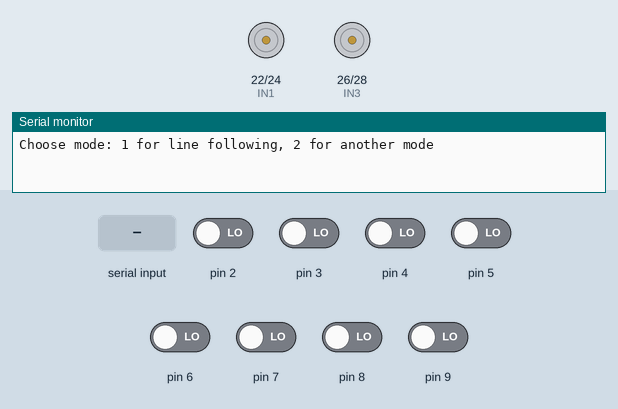
Simulated run of this sketch. Board: Arduino Mega 2560, built with avr-gcc and run on an emulated ATmega2560. Parts: motor-driver pin pairs drawn as motors (green arrow = first pin HIGH = forward, orange = second pin HIGH = backward, longer = more drive, scaled by the enable pin), the last lines printed to the serial monitor. The inputs (shaded band) are chosen by the test bench; at power-on: pin 2–9 LOW.

Above: at 1.0 s.
1.1 s: "90,45\n" received over Serial
3.5 s: pin 2 driven HIGH
At 4.5 s:
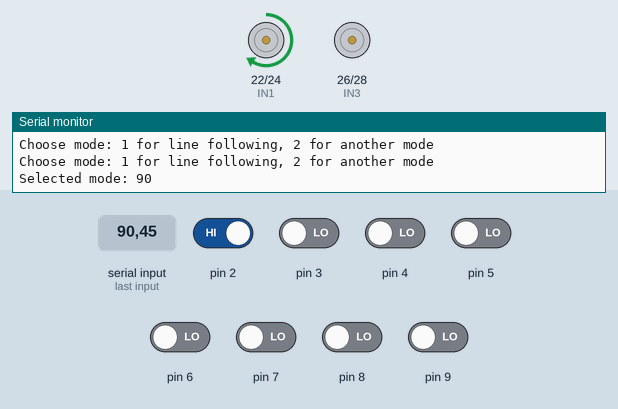
5.0 s: pin 2 driven LOW and pin 5 driven HIGH
At 5.7 s:
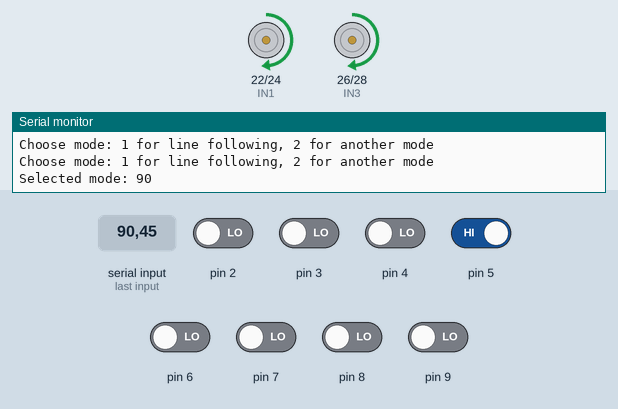
6.5 s: pin 4 driven HIGH
At 6.8 s:
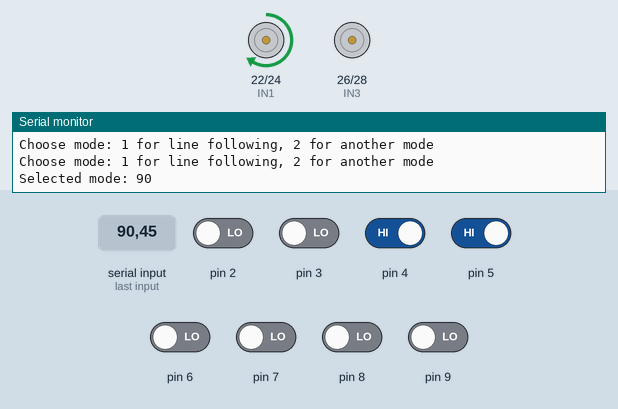
8.0 s: pin 4 driven LOW
At 9.1 s:
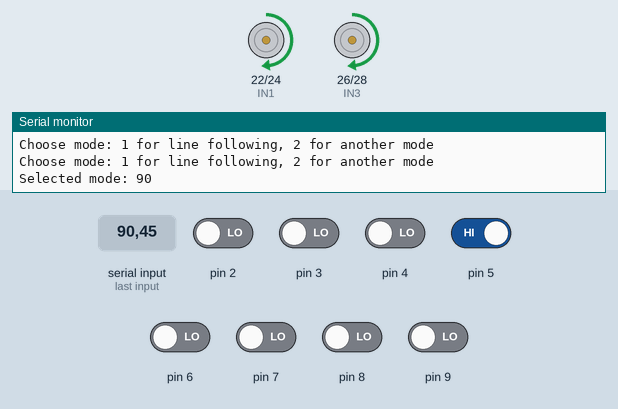
9.5 s: pin 5 driven LOW
At 10.3 s:
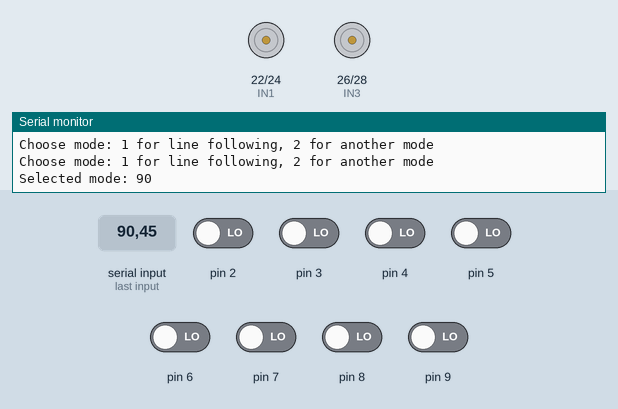
Timing chart, 0 to 12.0 s (numbered marks = the images above; inputs shaded):
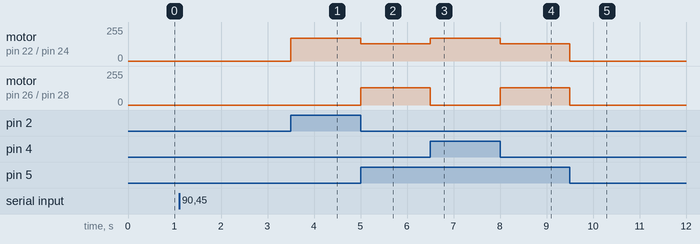

The sketch:

LINETable_.ino
```cpp
///////////


#include <Arduino.h>

int s1;
int s2;
int s3;
int s4;
int s5;
int s6;
int s7;
int s8;

const int ENA = 10;
const int IN1 = 22;
const int IN2 = 24;
const int ENB = 11;
const int IN3 = 26;
const int IN4 = 28;

int mode = 0; // Variable to store the selected mode

void setup()
{
  pinMode(2, INPUT);
  pinMode(3, INPUT);
  pinMode(4, INPUT);
  pinMode(5, INPUT);
  pinMode(6, INPUT);
  pinMode(7, INPUT);
  pinMode(8, INPUT);
  pinMode(9, INPUT);

  pinMode(IN1, OUTPUT);
  pinMode(IN2, OUTPUT);
  pinMode(IN3, OUTPUT);
  pinMode(IN4, OUTPUT);
  Serial.begin(9600);

  // Wait for serial input to choose mode
  while (!Serial.available()) {
    Serial.println("Choose mode: 1 for line following, 2 for another mode");
    delay(1000);
  }
  mode = Serial.parseInt();
  Serial.print("Selected mode: ");
  Serial.println(mode);
}

void loop()
{
  s1 = digitalRead(2);
  s2 = digitalRead(3);
  s3 = digitalRead(4);
  s4 = digitalRead(5);
  s5 = digitalRead(6);
  s6 = digitalRead(7);
  s7 = digitalRead(8);
  s8 = digitalRead(9);

  // Line following
  lineFollow();
}

void lineFollow() {
  // Reading sensor values
  s1 = digitalRead(2);
  s2 = digitalRead(3);
  s3 = digitalRead(4);
  s4 = digitalRead(5);
  s5 = digitalRead(6);
  s6 = digitalRead(7);
  s7 = digitalRead(8);
  s8 = digitalRead(9);

  // Black = 1, White = 0

  // Forward
  if (
    ((s1 == 0) && (s2 == 0) && (s3 == 0) && (s4 == 1) && (s5 == 1) && (s6 == 0) && (s7 == 0) && (s8 == 0)) ||
    ((s1 == 0) && (s2 == 0) && (s3 == 0) && (s4 == 1) && (s5 == 0) && (s6 == 0) && (s7 == 0) && (s8 == 0)) ||
    ((s1 == 0) && (s2 == 0) && (s3 == 0) && (s4 == 0) && (s5 == 1) && (s6 == 0) && (s7 == 0) && (s8 == 0)) ||
    ((s1 == 0) && (s2 == 0) && (s3 == 1) && (s4 == 1) && (s5 == 1) && (s6 == 1) && (s7 == 0) && (s8 == 0)) ||
    ((s1 == 0) && (s2 == 1) && (s3 == 1) && (s4 == 1) && (s5 == 1) && (s6 == 1) && (s7 == 1) && (s8 == 0))
  ) {
    forward();
  }
  // Right
  else if
    (

  ((s1==0)&&(s2==0)&&(s3==0)&&(s4==0)&&(s5==0)&&(s6==0)&&(s7==0)&&(s8==1))||
  ((s1==0)&&(s2==0)&&(s3==0)&&(s4==0)&&(s5==0)&&(s6==0)&&(s7==1)&&(s8==1))||
  ((s1==0)&&(s2==0)&&(s3==0)&&(s4==0)&&(s5==0)&&(s6==0)&&(s7==1)&&(s8==0))||
  ((s1==0)&&(s2==0)&&(s3==0)&&(s4==0)&&(s5==0)&&(s6==1)&&(s7==1)&&(s8==0))||
  ((s1==0)&&(s2==0)&&(s3==0)&&(s4==0)&&(s5==0)&&(s6==1)&&(s7==0)&&(s8==0))||
  ((s1==0)&&(s2==0)&&(s3==0)&&(s4==0)&&(s5==1)&&(s6==1)&&(s7==0)&&(s8==0))||

  ((s1==0)&&(s2==1)&&(s3==1)&&(s4==1)&&(s5==1)&&(s6==1)&&(s7==1)&&(s8==1))||
  ((s1==0)&&(s2==0)&&(s3==1)&&(s4==1)&&(s5==1)&&(s6==1)&&(s7==1)&&(s8==1))||

  ((s1==0)&&(s2==0)&&(s3==0)&&(s4==1)&&(s5==1)&&(s6==1)&&(s7==1)&&(s8==1))||
  ((s1==0)&&(s2==0)&&(s3==0)&&(s4==0)&&(s5==1)&&(s6==1)&&(s7==1)&&(s8==1))||
  ((s1==0)&&(s2==0)&&(s3==0)&&(s4==0)&&(s5==0)&&(s6==1)&&(s7==1)&&(s8==1))||
  ((s1==0)&&(s2==0)&&(s3==0)&&(s4==0)&&(s5==0)&&(s6==0)&&(s7==1)&&(s8==1))||
  ((s1==0)&&(s2==0)&&(s3==0)&&(s4==0)&&(s5==0)&&(s6==0)&&(s7==0)&&(s8==1))||
  ((s1==0)&&(s2==0)&&(s3==0)&&(s4==0)&&(s5==0)&&(s6==1)&&(s7==1)&&(s8==0))||
  ((s1==0)&&(s2==0)&&(s3==0)&&(s4==0)&&(s5==1)&&(s6==1)&&(s7==0)&&(s8==0))||
  ((s1==0)&&(s2==0)&&(s3==0)&&(s4==0)&&(s5==1)&&(s6==1)&&(s7==1)&&(s8==0))||
  ((s1==0)&&(s2==0)&&(s3==0)&&(s4==1)&&(s5==1)&&(s6==1)&&(s7==0)&&(s8==0))||
  ((s1==0)&&(s2==0)&&(s3==0)&&(s4==1)&&(s5==1)&&(s6==1)&&(s7==1)&&(s8==0))||
  ((s1==0)&&(s2==0)&&(s3==1)&&(s4==1)&&(s5==1)&&(s6==1)&&(s7==1)&&(s8==0))

  ) {
    right();
  }
  // Left
  else if (
    ((s1==1)&&(s2==0)&&(s3==0)&&(s4==0)&&(s5==0)&&(s6==0)&&(s7==0)&&(s8==0))||
  ((s1==1)&&(s2==1)&&(s3==0)&&(s4==0)&&(s5==0)&&(s6==0)&&(s7==0)&&(s8==0))||
  ((s1==0)&&(s2==1)&&(s3==0)&&(s4==0)&&(s5==0)&&(s6==0)&&(s7==0)&&(s8==0))||
  ((s1==0)&&(s2==1)&&(s3==1)&&(s4==0)&&(s5==0)&&(s6==0)&&(s7==0)&&(s8==0))||
  ((s1==0)&&(s2==0)&&(s3==1)&&(s4==0)&&(s5==0)&&(s6==0)&&(s7==0)&&(s8==0))||
  ((s1==0)&&(s2==0)&&(s3==1)&&(s4==1)&&(s5==0)&&(s6==0)&&(s7==0)&&(s8==0))||

  ((s1==1)&&(s2==1)&&(s3==1)&&(s4==1)&&(s5==1)&&(s6==1)&&(s7==1)&&(s8==0))||
  ((s1==1)&&(s2==1)&&(s3==1)&&(s4==1)&&(s5==1)&&(s6==1)&&(s7==0)&&(s8==0))||
  ((s1==1)&&(s2==1)&&(s3==1)&&(s4==1)&&(s5==1)&&(s6==0)&&(s7==0)&&(s8==0))||
  ((s1==1)&&(s2==1)&&(s3==1)&&(s4==1)&&(s5==0)&&(s6==0)&&(s7==0)&&(s8==0))||
  ((s1==1)&&(s2==1)&&(s3==1)&&(s4==0)&&(s5==0)&&(s6==0)&&(s7==0)&&(s8==0))||
  ((s1==1)&&(s2==1)&&(s3==0)&&(s4==0)&&(s5==0)&&(s6==0)&&(s7==0)&&(s8==0))||
  ((s1==1)&&(s2==0)&&(s3==0)&&(s4==0)&&(s5==0)&&(s6==0)&&(s7==0)&&(s8==0))||
  ((s1==0)&&(s2==1)&&(s3==1)&&(s4==0)&&(s5==0)&&(s6==0)&&(s7==0)&&(s8==0))||
  ((s1==0)&&(s2==0)&&(s3==1)&&(s4==1)&&(s5==0)&&(s6==0)&&(s7==0)&&(s8==0))||
  ((s1==0)&&(s2==1)&&(s3==1)&&(s4==1)&&(s5==0)&&(s6==0)&&(s7==0)&&(s8==0))||
  ((s1==0)&&(s2==0)&&(s3==1)&&(s4==1)&&(s5==1)&&(s6==0)&&(s7==0)&&(s8==0))||
  ((s1==0)&&(s2==1)&&(s3==1)&&(s4==1)&&(s5==1)&&(s6==0)&&(s7==0)&&(s8==0))||
  ((s1==0)&&(s2==1)&&(s3==1)&&(s4==1)&&(s5==1)&&(s6==1)&&(s7==0)&&(s8==0))
    // Left conditions...
  ) {
    left();
  }
  // All sensors off
  else if (s1 == 0 && s2 == 0 && s3 == 0 && s4 == 0 && s5 == 0 && s6 == 0 && s7 == 0 && s8 == 0) {
    motor_stop();
  }
  else if (s1 == 1 && s2 == 1 && s3 == 1 && s4 == 1 && s5 == 1 && s6 == 1 && s7 == 1 && s8 == 1) {
    // All sensors are on the line
    left(); // Turn left
    }
}

void forward()
{
  digitalWrite(IN1, HIGH);
  digitalWrite(IN2, LOW);
  analogWrite(ENA, 130);
  digitalWrite(IN3, HIGH);
  digitalWrite(IN4, LOW);
  analogWrite(ENB, 130);
}

void right()
{
  digitalWrite(IN1, LOW);
  digitalWrite(IN2, LOW);
  analogWrite(ENA, 0);
  digitalWrite(IN3, HIGH);
  digitalWrite(IN4, LOW);
  analogWrite(ENB, 170);
}

void left()
{
  digitalWrite(IN1, HIGH);
  digitalWrite(IN2, LOW);
  analogWrite(ENA, 170);
  digitalWrite(IN3, LOW);
  digitalWrite(IN4, LOW);
  analogWrite(ENB, 0);
}

void motor_stop()
{
  digitalWrite(IN1, LOW);
  digitalWrite(IN2, LOW);
  analogWrite(ENA, 0);
  digitalWrite(IN3, LOW);
  digitalWrite(IN4, LOW);
  analogWrite(ENB, 0);
}
```

Measured:
- after the input at 3.5 s, motor on pin 22 (IN1) / pin 24 (IN2): stopped → forward 170/255 at once
- after the input at 5.0 s, motor on pin 22 (IN1) / pin 24 (IN2): forward 170/255 → forward 130/255 at once; motor on pin 26 (IN3) / pin 28 (IN4): stopped → forward 130/255 at once
- after the input at 6.5 s, motor on pin 22 (IN1) / pin 24 (IN2): forward 130/255 → forward 170/255 at once; motor on pin 26 (IN3) / pin 28 (IN4): forward 130/255 → stopped at once
- after the input at 8.0 s, motor on pin 22 (IN1) / pin 24 (IN2): forward 170/255 → forward 130/255 at once; motor on pin 26 (IN3) / pin 28 (IN4): stopped → forward 130/255 at once
- after the input at 9.5 s, motor on pin 22 (IN1) / pin 24 (IN2), motor on pin 26 (IN3) / pin 28 (IN4): forward 130/255 → stopped at once
